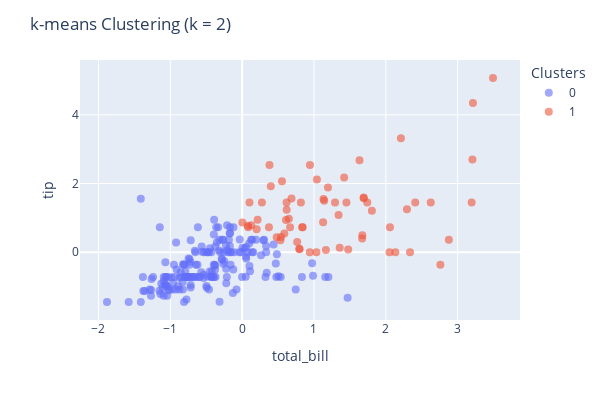

Notebook cell for this chart:
### Markdown cell above
### k-Means Clustering

### Code cell
# k-means clustering (k = 2)
kMeans2 = KMeans(n_clusters=2, n_init='auto', random_state=123).fit(features_scaled)

cv_1.plot_clusters(kMeans2.labels_, title='k-means Clustering (k = 2)')

### Figure 1 — Plotly figure (JSON) as saved in the notebook; plotly's stock layout.template omitted (floating-point values rounded to 4 significant figures; data arrays with more than 128 entries replaced by an {"elided": "..."} marker saying what was removed)
{"data": [{"hovertemplate": "color=0<br>x=%{x}<br>y=%{y}<extra></extra>", "legendgroup": "0", "marker": {"color": "#636efa", "opacity": 0.6, "size": 8, "symbol": "circle"}, "mode": "markers", "name": "0", "orientation": "v", "showlegend": true, "type": "scatter", "x": {"elided": "180 float values"}, "xaxis": "x", "y": {"elided": "180 float values"}, "yaxis": "y"}, {"hovertemplate": "color=1<br>x=%{x}<br>y=%{y}<extra></extra>", "legendgroup": "1", "marker": {"color": "#EF553B", "opacity": 0.6, "size": 8, "symbol": "circle"}, "mode": "markers", "name": "1", "orientation": "v", "showlegend": true, "type": "scatter", "x": [0.5407, 0.6195, 0.7985, 1.742, 0.2019, 2.21, 0.2154, 0.4811, 1.293, 1.195, 0.2751, 1.42, 1.691, 0.6499, 2.051, 3.206, 0.7963, 0.6184, 0.8345, 1.451, 1.693, 0.5543, 1.034, 2.294, 0.8435, 2.759, 0.1276, 0.07925, 0.6105, 2.058, 0.6668, 1.142, 1.127, 1.634, 2.409, 0.8176, 1.133, 3.195, 0.5869, 0.5329, 1.342, 3.492, 1.358, 1.476, 1.671, 1.673, 0.3989, 2.877, 0.3809, 2.337, 0.1018, 0.373, 0.002708, 2.625, 0.08375, 0.7659, 2.132, 0.6871, 3.213, 0.9437, 0.9415, 1.165, 1.806, 1.041], "xaxis": "x", "y": [0.443, 1.24, 0.08815, 1.45, 0.6675, 3.318, 0.9427, 0.4358, 1.45, 1.884, 1.45, 2.174, 1.595, 0.9717, 0.001247, 2.703, 0.1026, 1.45, 0.7255, 1.45, 1.573, 2.065, 0.001247, 1.254, 0.7255, -0.3609, 0.7834, 0.7689, 0.9355, 0.7255, 0.7255, 1.5, 0.8703, 2.681, 1.45, 1.45, 1.551, 1.45, 0.5444, 0.3489, 1.088, 5.071, 0.1316, 0.08091, 0.3996, 0.4937, 1.92, 0.3634, 2.536, 0.001247, 1.45, 0.7255, 0.8631, 1.45, 0.7255, 0.2982, 0.001247, 1.566, 4.347, 2.536, 0.001247, 0.06643, 1.211, 2.116], "yaxis": "y"}], "layout": {"coloraxis": {"showscale": false}, "height": 400, "legend": {"title": {"text": "Clusters"}, "tracegroupgap": 0}, "margin": {"t": 60}, "showlegend": true, "title": {"text": "k-means Clustering (k = 2)"}, "width": 600, "xaxis": {"anchor": "y", "domain": [0, 1], "title": {"text": "total_bill"}}, "yaxis": {"anchor": "x", "domain": [0, 1], "title": {"text": "tip"}}}}
